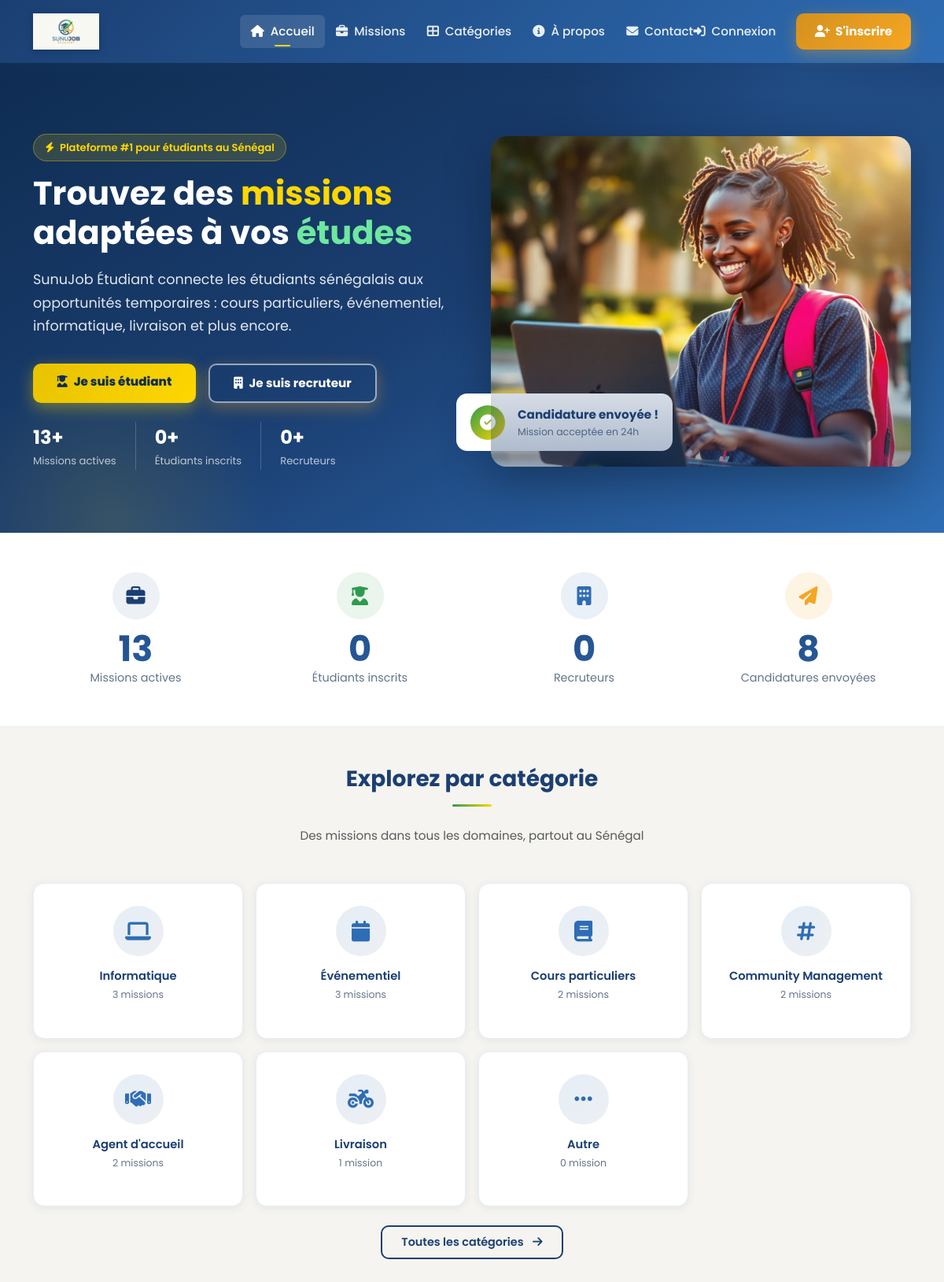
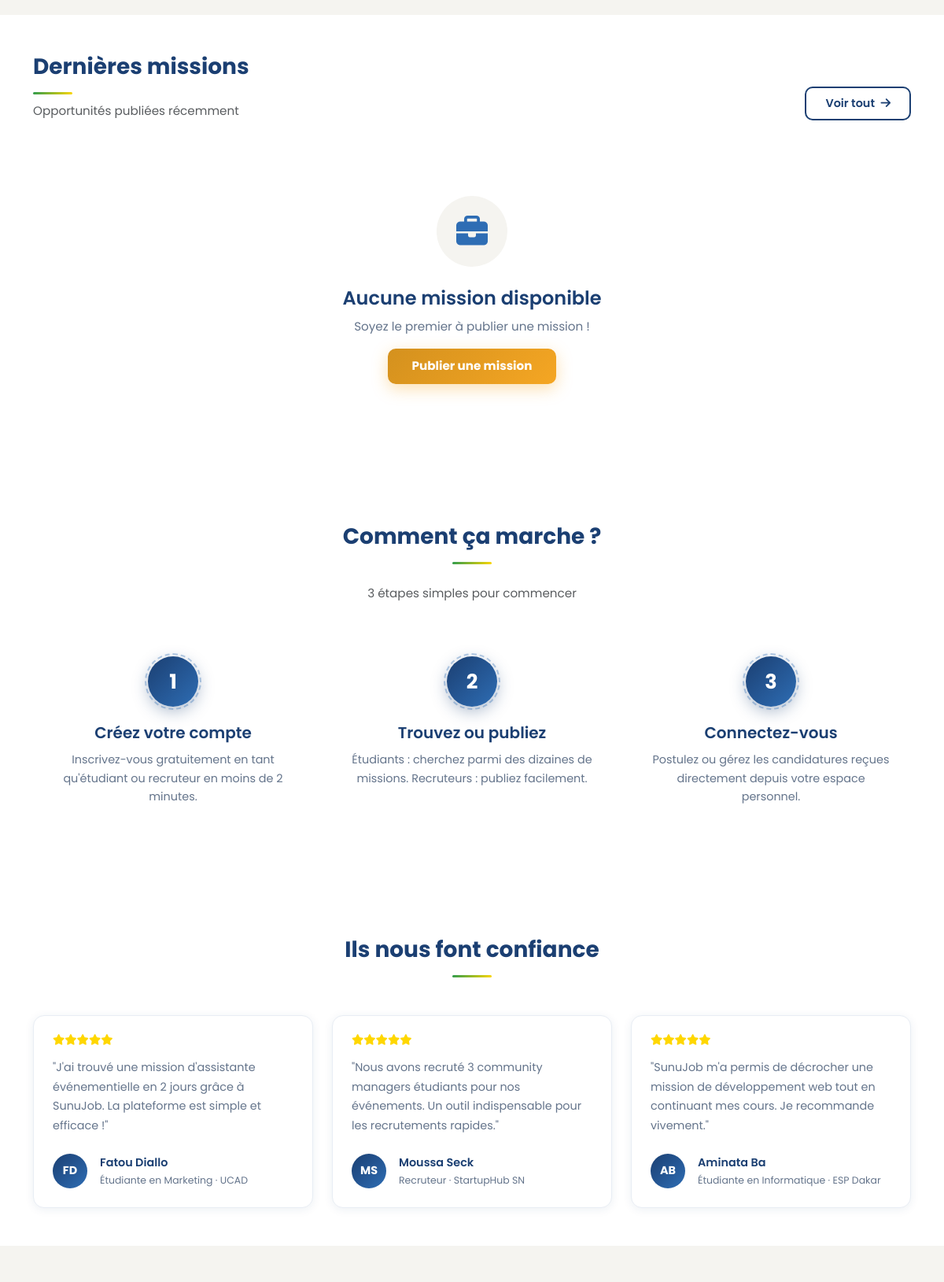
The page / (upper part) on the database its author committed (2 pictures, top to bottom).
### tables this page shows
CREATE TABLE categories (
    id INT AUTO_INCREMENT PRIMARY KEY,
    nom VARCHAR(100) NOT NULL UNIQUE,
    icone VARCHAR(50)
);

### index.php (the view, shortened to what this page needs)
<?php
require_once 'includes/auth.php';
require_once 'includes/header.php';
$stats = ['missions' => 0, 'etudiants' => 0, 'recruteurs' => 0, 'candidatures' => 0];
$r = $conn->query("SELECT COUNT(*) c FROM missions WHERE statut='active'");
if ($r) $stats['missions'] = (int)$r->fetch_assoc()['c'];
$r = $conn->query("SELECT COUNT(*) c FROM utilisateurs WHERE role='etudiant'");
if ($r) $stats['etudiants'] = (int)$r->fetch_assoc()['c'];
$r = $conn->query("SELECT COUNT(*) c FROM utilisateurs WHERE role='recruteur'");
if ($r) $stats['recruteurs'] = (int)$r->fetch_assoc()['c'];
$r = $conn->query("SELECT COUNT(*) c FROM candidatures");
if ($r) $stats['candidatures'] = (int)$r->fetch_assoc()['c'];
$dernieresMissions = [];
$categories = [];
$r = $conn->query("
    SELECT c.*, COUNT(m.id) nb
    FROM categories c
    LEFT JOIN missions m ON c.id = m.categorie_id AND m.statut='active'
    GROUP BY c.id
    ORDER BY nb DESC
    LIMIT 8
");
if ($r) { while ($row = $r->fetch_assoc()) $categories[] = $row; }
?>
<section class="hero-section">
    <div class="container position-relative" style="z-index:1;">
        <div class="row align-items-center g-5">
            <div class="col-lg-6">
                <span class="hero-badge">
                    <i class="fas fa-bolt me-1"></i> Plateforme #1 pour étudiants au Sénégal
                </span>
                <h1>Trouvez des <span class="accent-gold">missions</span> adaptées à vos <span class="accent-green">études</span></h1>
                <p class="subtitle">
                    SunuJob Étudiant connecte les étudiants sénégalais aux opportunités temporaires :
                    cours particuliers, événementiel, informatique, livraison et plus encore.
                </p>
                <div class="d-flex flex-wrap gap-3 mb-4">
                    <a href="/register.php?role=etudiant" class="btn btn-cta-etudiant btn-lg">
                        <i class="fas fa-user-graduate me-2"></i>Je suis étudiant
                    </a>
                    <a href="/register.php?role=recruteur" class="btn btn-cta btn-lg hero-outline-btn">
                        <i class="fas fa-building me-2"></i>Je suis recruteur
                    </a>
                </div>
                <div class="d-flex flex-wrap gap-4">
                    <div>
                        <div style="color:#fff;font-size:1.5rem;font-weight:700;"><?= number_format($stats['missions']) ?>+</div>
                        <div style="color:rgba(255,255,255,0.7);font-size:0.82rem;">Missions actives</div>
                    </div>
                    <div>
                        <div style="color:#fff;font-size:1.5rem;font-weight:700;"><?= number_format($stats['etudiants']) ?>+</div>
                        <div style="color:rgba(255,255,255,0.7);font-size:0.82rem;">Étudiants inscrits</div>
                    </div>
                    <div>
                        <div style="color:#fff;font-size:1.5rem;font-weight:700;"><?= number_format($stats['recruteurs']) ?>+</div>
                        <div style="color:rgba(255,255,255,0.7);font-size:0.82rem;">Recruteurs</div>
                    </div>
                </div>
            </div>
            <div class="col-lg-6 d-none d-lg-block position-relative">
                <div class="hero-image">
                    <img src="assets/images/Image collée.png"
                         alt="Étudiants au travail" class="img-fluid w-100" style="height:420px;object-fit:cover;">
                </div>
                <div class="hero-floating-card d-none d-xl-block">
                    <div class="d-flex align-items-center gap-3">
                        <div style="width:44px;height:44px;background:var(--gradient-accent);border-radius:50%;display:flex;align-items:center;justify-content:center;">
                            <i class="fas fa-check-circle text-white fs-5"></i>
                        </div>
                        <div>
                            <div style="font-weight:700;color:var(--color-primary);font-size:0.95rem;">Candidature envoyée !</div>
                            <div style="font-size:0.78rem;color:var(--color-text-muted);">Mission acceptée en 24h</div>
                        </div>
                    </div>
                </div>
            </div>
        </div>
    </div>
</section>
<section class="stats-section">
    <div class="container">
        <div class="row g-4 text-center">
            <div class="col-6 col-md-3">
                <div class="stat-icon-wrap stat-icon-primary">
                    <i class="fas fa-briefcase" style="color:var(--color-primary);"></i>
                </div>
                <span class="stat-number d-block"><?= number_format($stats['missions']) ?></span>
                <span class="stat-label">Missions actives</span>
            </div>
            <div class="col-6 col-md-3">
                <div class="stat-icon-wrap stat-icon-green">
                    <i class="fas fa-user-graduate" style="color:var(--color-accent-green);"></i>
                </div>
                <span class="stat-number d-block"><?= number_format($stats['etudiants']) ?></span>
                <span class="stat-label">Étudiants inscrits</span>
            </div>
            <div class="col-6 col-md-3">
                <div class="stat-icon-wrap stat-icon-blue">
                    <i class="fas fa-building" style="color:var(--color-primary-light);"></i>
                </div>
                <span class="stat-number d-block"><?= number_format($stats['recruteurs']) ?></span>
                <span class="stat-label">Recruteurs</span>
            </div>
            <div class="col-6 col-md-3">
                <div class="stat-icon-wrap stat-icon-orange">
                    <i class="fas fa-paper-plane" style="color:var(--color-accent-orange);"></i>
                </div>
                <span class="stat-number d-block"><?= number_format($stats['candidatures']) ?></span>
                <span class="stat-label">Candidatures envoyées</span>
            </div>
        </div>
    </div>
</section>
<section class="py-5">
    <div class="container">
        <div class="text-center mb-5">
            <h2 class="section-title center">Explorez par catégorie</h2>
            <p class="text-muted mt-4">Des missions dans tous les domaines, partout au Sénégal</p>
        </div>
        <div class="row g-3">
            <?php foreach ($categories as $cat): ?>
                <div class="col-6 col-md-4 col-lg-3">
                    <a href="/missions.php?categorie=<?= $cat['id'] ?>" class="text-decoration-none d-block">
                        <div class="category-card">
                            <div class="icon-wrap">
                                <i class="fas <?= htmlspecialchars($cat['icone']) ?>"></i>
                            </div>
                            <h5><?= htmlspecialchars($cat['nom']) ?></h5>
                            <p class="count"><?= $cat['nb'] ?> mission<?= $cat['nb'] > 1 ? 's' : '' ?></p>
                        </div>
                    </a>
                </div>
            <?php endforeach; ?>
        </div>
        <div class="text-center mt-4">
            <a href="/categories.php" class="btn btn-outline-custom">
                Toutes les catégories <i class="fas fa-arrow-right ms-2"></i>
            </a>
        </div>
    </div>
</section>
<section class="py-5" style="background:var(--color-white);">
    <div class="container">
        <div class="d-flex flex-wrap justify-content-between align-items-end mb-5 gap-3">
            <div>
                <h2 class="section-title mb-2">Dernières missions</h2>
                <p class="text-muted mb-0">Opportunités publiées récemment</p>
            </div>
            <a href="/missions.php" class="btn btn-outline-custom">
                Voir tout <i class="fas fa-arrow-right ms-1"></i>
            </a>
        </div>
        <?php if (empty($dernieresMissions)): ?>
            <div class="empty-state">
                <div class="empty-state-icon"><i class="fas fa-briefcase"></i></div>
                <h4>Aucune mission disponible</h4>
                <p>Soyez le premier à publier une mission !</p>
                <a href="/register.php?role=recruteur" class="btn btn-cta">Publier une mission</a>
            </div>
        <?php endif; ?>
    </div>
</section>
<section class="steps-section">
    <div class="container">
        <div class="text-center mb-5">
            <h2 class="section-title center">Comment ça marche ?</h2>
            <p class="text-muted mt-4">3 étapes simples pour commencer</p>
        </div>
        <div class="row g-4">
            <div class="col-md-4">
                <div class="step-item">
                    <div class="step-number">1</div>
                    <h5>Créez votre compte</h5>
                    <p>Inscrivez-vous gratuitement en tant qu'étudiant ou recruteur en moins de 2 minutes.</p>
                </div>
            </div>
            <div class="col-md-4">
                <div class="step-item">
                    <div class="step-number">2</div>
                    <h5>Trouvez ou publiez</h5>
                    <p>Étudiants : cherchez parmi des dizaines de missions. Recruteurs : publiez facilement.</p>
                </div>
            </div>
            <div class="col-md-4">
                <div class="step-item">
                    <div class="step-number">3</div>
                    <h5>Connectez-vous</h5>
                    <p>Postulez ou gérez les candidatures reçues directement depuis votre espace personnel.</p>
                </div>
            </div>
        </div>
    </div>
</section>
<section class="py-5" style="background:var(--color-white);">
    <div class="container">
        <div class="text-center mb-5">
            <h2 class="section-title center">Ils nous font confiance</h2>
        </div>
        <div class="row g-4">
            <?php
            $testimonials = [
                ['name' => 'Fatou Diallo', 'role' => 'Étudiante en Marketing', 'univ' => 'UCAD', 'text' => "J'ai trouvé une mission d'assistante événementielle en 2 jours grâce à SunuJob. La plateforme est simple et efficace !", 'initials' => 'FD'],
                ['name' => 'Moussa Seck', 'role' => 'Recruteur', 'univ' => 'StartupHub SN', 'text' => "Nous avons recruté 3 community managers étudiants pour nos événements. Un outil indispensable pour les recrutements rapides.", 'initials' => 'MS'],
                ['name' => 'Aminata Ba', 'role' => 'Étudiante en Informatique', 'univ' => 'ESP Dakar', 'text' => "SunuJob m'a permis de décrocher une mission de développement web tout en continuant mes cours. Je recommande vivement.", 'initials' => 'AB'],
            ];
            foreach ($testimonials as $t):
            ?>
                <div class="col-md-4">
                    <div class="card-dashboard p-4 h-100">
                        <div class="d-flex mb-3">
                            <?php for ($i = 0; $i < 5; $i++): ?>
                                <i class="fas fa-star" style="color:var(--color-accent-gold);font-size:0.85rem;"></i>
                            <?php endfor; ?>
                        </div>
                        <p class="mb-4" style="color:var(--color-text-muted);font-size:0.9rem;line-height:1.7;">
                            "<?= $t['text'] ?>"
                        </p>
                        <div class="d-flex align-items-center gap-3 mt-auto">
                            <div class="rounded-circle d-flex align-items-center justify-content-center fw-bold"
                                 style="width:44px;height:44px;background:var(--gradient-primary);color:#fff;font-size:0.9rem;">
                                <?= $t['initials'] ?>
                            </div>
                            <div>
                                <div class="fw-semibold" style="font-size:0.9rem;"><?= $t['name'] ?></div>
                                <div style="font-size:0.78rem;color:var(--color-text-muted);"><?= $t['role'] ?> · <?= $t['univ'] ?></div>
                            </div>
                        </div>
                    </div>
                </div>
            <?php endforeach; ?>
        </div>
    </div>
</section>
<section class="py-5">
</section>
<?php require_once 'includes/footer.php'; ?>

### assets/css/variables.css (style rules this page uses)
:root { --color-primary: #1B3F72; --color-primary-light: #2E6DB4; --color-primary-dark: #0F2D52; --color-accent-gold: #FFD700; --color-accent-gold-dark: #E6C200; --color-accent-orange: #F5A623; --color-accent-orange-dark: #D4911E; --color-accent-green: #2D9B4E; --color-bg: #F5F4F0; --color-bg-alt: #FFFFFF; --color-white: #FFFFFF; --color-border: #D4DCE8; --color-border-light: #E8EDF4; --color-text-main: #1B3F72; --color-text-dark: #0F2D52; --color-text-muted: #64748B; --color-text-light: #94A3B8; --gradient-primary: linear-gradient(135deg, #1B3F72 0%, #2E6DB4 100%); --gradient-primary-r: linear-gradient(135deg, #2E6DB4 0%, #1B3F72 100%); --gradient-hero: linear-gradient(150deg, #0F2D52 0%, #1B3F72 50%, #2E6DB4 100%); --gradient-gold: linear-gradient(135deg, #E6C200 0%, #FFD700 100%); --gradient-orange: linear-gradient(135deg, #D4911E 0%, #F5A623 100%); --gradient-green: linear-gradient(135deg, #1F7A3A 0%, #2D9B4E 100%); --gradient-accent: linear-gradient(135deg, #2D9B4E 0%, #FFD700 100%); --shadow-sm: 0 2px 8px rgba(27, 63, 114, 0.08); --shadow-md: 0 4px 16px rgba(27, 63, 114, 0.12); --shadow-lg: 0 8px 32px rgba(27, 63, 114, 0.18); --shadow-card: 0 2px 12px rgba(27, 63, 114, 0.08); --shadow-hover: 0 12px 40px rgba(27, 63, 114, 0.22); --radius-sm: 6px; --radius-md: 10px; --radius-lg: 14px; --radius-xl: 20px; --radius-full: 9999px; --color-success: #2D9B4E; --color-warning: #F5A623; --color-danger: #DC2626; --color-info: #2E6DB4; }

### rows shown on the page
categories: nom "Informatique", nb "3", shows "s"
categories: nom "Événementiel", nb "3", shows "s"
categories: nom "Cours particuliers", nb "2"
categories: nom "Community Management", nb "2", shows "s"
categories: nom "Agent d'accueil", nb "2", shows "s"
categories: nom "Livraison", nb "1"
categories: nom "Autre", nb "0"

### other values the page prints
$stats['missions'] "13"
$stats['etudiants'] "0"
$stats['recruteurs'] "0"
$stats['candidatures'] "8"
$t['text'] "J'ai trouvé une mission d'assistante événementielle en 2 jours grâce à SunuJob. La plateforme est simple et efficace !"
$t['initials'] "FD"
$t['name'] "Fatou Diallo"
$t['role'] "Étudiante en Marketing"
$t['univ'] "UCAD"
$t['text'] "Nous avons recruté 3 community managers étudiants pour nos événements. Un outil indispensable pour les recrutements rapides."
$t['initials'] "MS"
$t['name'] "Moussa Seck"
$t['role'] "Recruteur"
$t['univ'] "StartupHub SN"
$t['text'] "SunuJob m'a permis de décrocher une mission de développement web tout en continuant mes cours. Je recommande vivement."
